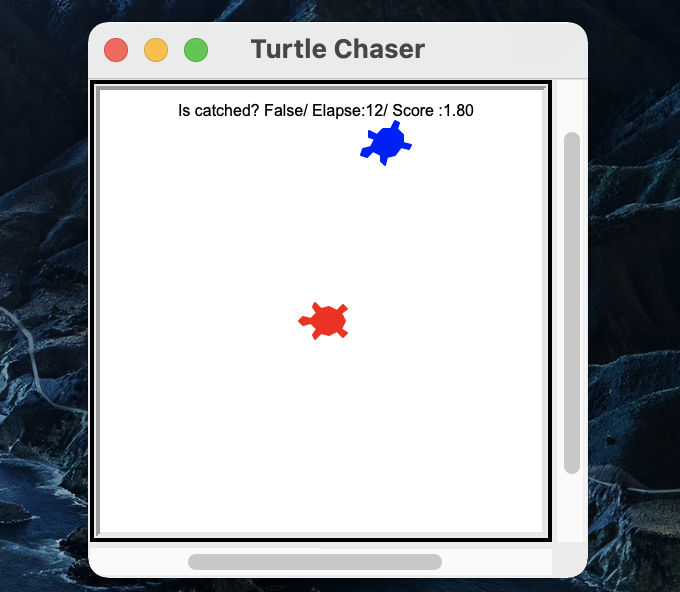

Recreate this plot in Python.
# This example is not working in Spyder directly (F5 or Run)
# Please type '!python turtle_runaway.py' on IPython console in your Spyder.


import turtle, random, time, math

start = time.time()
score = 5

class RunawayGame:
    def __init__(self, canvas, runner, chaser, catch_radius=50, init_dist=400):
        self.canvas = canvas
        self.runner = runner
        self.chaser = chaser
        self.catch_radius2 = catch_radius**2

        # Initialize 'runner' and 'chaser'
        self.runner.shape('turtle')
        self.runner.color('blue')
        self.runner.penup()
        self.runner.setx(-init_dist / 2)

        self.chaser.shape('turtle')
        self.chaser.color('red')
        self.chaser.penup()
        self.chaser.setx(0)
        self.chaser.setheading(180)

        # Instantiate an another turtle for drawing
        self.drawer = turtle.RawTurtle(canvas)
        self.drawer.hideturtle()
        self.drawer.penup()
        self.drawer.sety(200)

    def is_catch(self):
        p = self.runner.pos()
        q = self.chaser.pos()
        dx, dy = p[0] - q[0], p[1] - q[1]
        return dx**2 + dy**2 < self.catch_radius2

    def start(self, ai_timer_msec=1000):
        self.ai_timer_msec = ai_timer_msec
        self.canvas.ontimer(self.step, self.ai_timer_msec)

    def step(self):
        self.runner.run_ai(self.chaser)
        self.chaser.run_ai(self.runner)
        ai_timer_msec=500

        # TODO: You can do something here.
        is_catched = self.is_catch()
        self.drawer.undo()
        self.drawer.penup()
        self.drawer.setposition(-75,100)
        
        elapse = time.time()
        global score
        if is_catched == True:
            score -= ai_timer_msec/200
        else :
            score +=0.3
        if score < 0 :
            canvas.bye()
        self.drawer.write(f'Is catched? {is_catched}/ Elapse:{elapse-start:.0f}/ Score :{score:.2f}')

        self.canvas.ontimer(self.step, self.ai_timer_msec)

class ManualMover(turtle.RawTurtle):
    def __init__(self, canvas, step_move = 5, step_turn=15):
        super().__init__(canvas)
        self.step_move = step_move
        self.step_turn = step_turn

        # Register event handlers

        canvas.onkeypress(lambda: self.forward(self.step_move), 'Up')
        canvas.onkeypress(lambda: self.backward(self.step_move), 'Down')
        canvas.onkeypress(lambda: self.left(self.step_turn), 'Left')
        canvas.onkeypress(lambda: self.right(self.step_turn), 'Right')
        canvas.listen()

    def run_ai(self, opponent):
        pass


class LessRandomMover(turtle.RawTurtle):
    def __init__(self, canvas, step_move=25, step_turn=10):
        super().__init__(canvas)
        self.step_move = step_move
        self.step_turn = step_turn
        
    def run_ai(self,oppoenent): 
        opp_pos = oppoenent

        mode1 = random.random()*2-1
        mode2 = random.random()*2-1
        pos = (mode1*100,mode2*100)

        opp_h = self.towards(opp_pos)
       
        self.seth(opp_h)
    
        self.setposition(pos)
    

if __name__ == '__main__':
    canvas = turtle.Screen()
    runner = LessRandomMover(canvas)
    chaser = ManualMover(canvas)
    canvas.title("Turtle Chaser")
    canvas.setup(width=250,height=250)

    game = RunawayGame(canvas, runner, chaser)
    game.start()
    canvas.mainloop()
